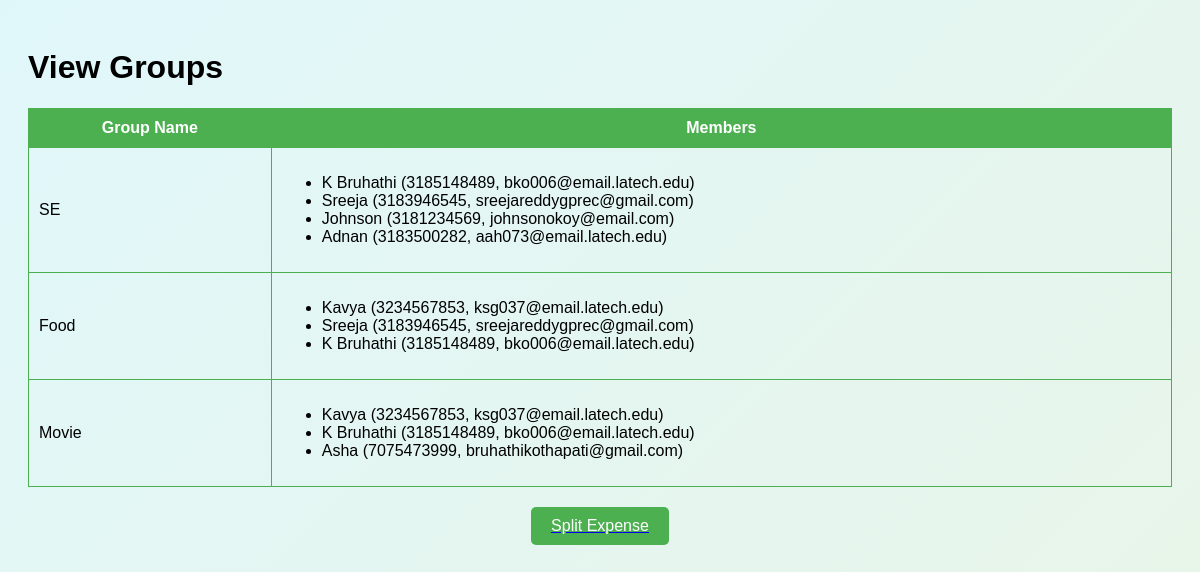
The page /view_groups (signed in) on the database as committed earlier.
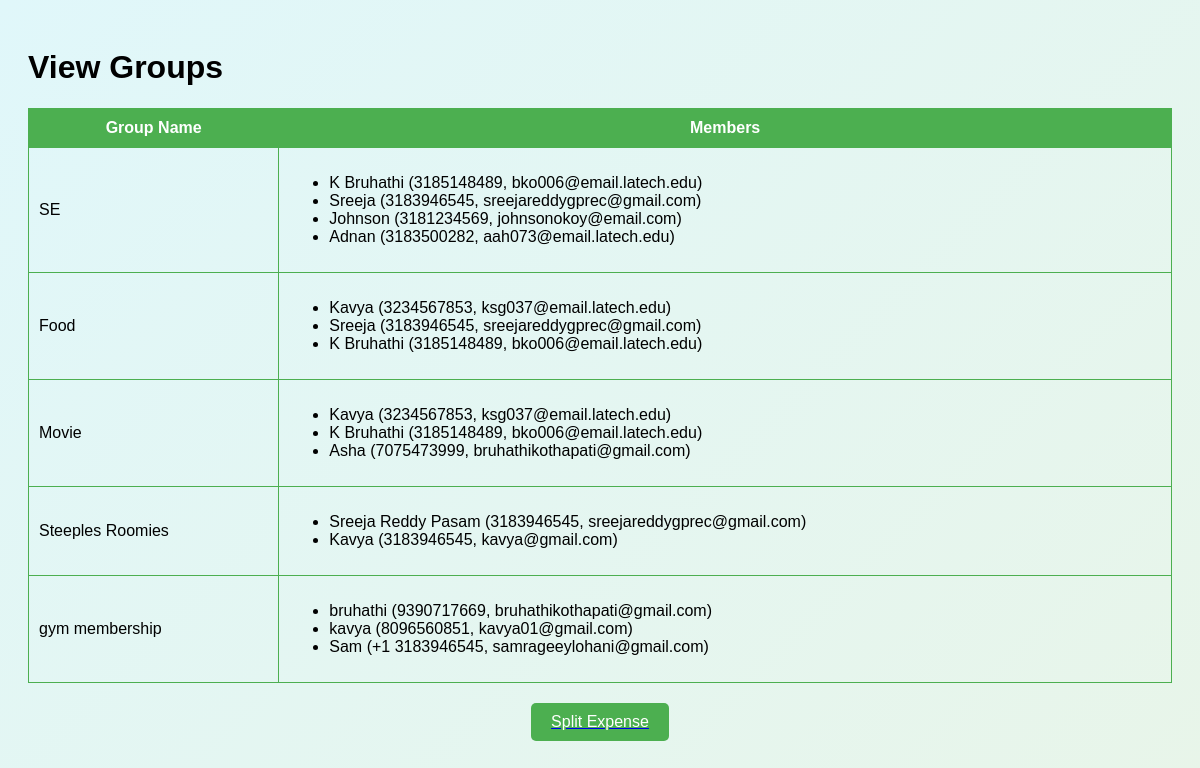
The same page on the database as committed later.
### tables this page shows
CREATE TABLE groups_table (
            group_name TEXT PRIMARY KEY NOT NULL UNIQUE
        );

CREATE TABLE members (
            id INTEGER PRIMARY KEY AUTOINCREMENT,
            group_name TEXT NOT NULL,
            name TEXT NOT NULL,
            phone TEXT NOT NULL,
            email TEXT NOT NULL,
            FOREIGN KEY (group_name) REFERENCES groups_table(group_name)
        );

### app.py (the view)
@app.route('/view_groups')
def view_groups():
    if 'username' not in session:
        return redirect(url_for('login'))
    conn = sqlite3.connect(db_path)
    cursor = conn.cursor()
    cursor.execute('SELECT group_name FROM groups_table')
    groups = cursor.fetchall()
    group_data = []
    for group in groups:
        cursor.execute('SELECT name, phone, email FROM members WHERE group_name = ?', (group[0],))
        members = cursor.fetchall()
        group_data.append({'group_name': group[0], 'members': members})
    conn.close()
    return render_template('view_groups.html', groups=group_data)

### templates/view_groups.html (shortened to what this page needs)
<!DOCTYPE html>
<html lang="en">
<head>
</head>
<body>
    <h1>View Groups</h1>
    <table>
        <thead>
            <tr>
                <th>Group Name</th>
                <th>Members</th>
            </tr>
        </thead>
        <tbody>
            {% for group in groups %}
            <tr>
                <td>{{ group.group_name }}</td>
                <td>
                    <ul>
                        {% for member in group.members %}
                        <li>{{ member[0] }} ({{ member[1] }}, {{ member[2] }})</li>
                        {% endfor %}
                    </ul>
                </td>
            </tr>
            {% endfor %}
        </tbody>
    </table>
    <a href="{{ url_for('split_expense') }}">
        <button class="split-expense-btn">Split Expense</button>
    </a>
</body>
</html>

### templates/view_groups.html (style rules this page uses)
body { font-family: Arial, sans-serif; background: linear-gradient(135deg, #e0f7fa, #e8f5e9); padding: 20px; }
table { width: 100%; border-collapse: collapse; margin-top: 20px; }
table, th, td { border: 1px solid #4caf50; }
th { background-color: #4caf50; color: white; padding: 10px; }
td { padding: 10px; text-align: left; }
.split-expense-btn { display: block; margin: 20px auto; padding: 10px 20px; background-color: #4caf50; color: white; border: none; border-radius: 5px; cursor: pointer; font-size: 1rem; }

Rows that differ between the two databases and show on the page:
added groups_table: group_name "Steeples Roomies"
added members: name "Sreeja Reddy Pasam", phone "3183946545", email "sreejareddygprec@gmail.com", shown under "Steeples Roomies"
added members: name "Kavya", phone "3183946545", email "kavya@gmail.com", shown under "Steeples Roomies"
added groups_table: group_name "gym membership"
added members: name "bruhathi", phone "9390717669", email "bruhathikothapati@gmail.com", shown under "gym membership"
added members: name "kavya", phone "8096560851", email "kavya01@gmail.com", shown under "gym membership"
added members: name "Sam", phone "+1 3183946545", email "samrageeylohani@gmail.com", shown under "gym membership"
